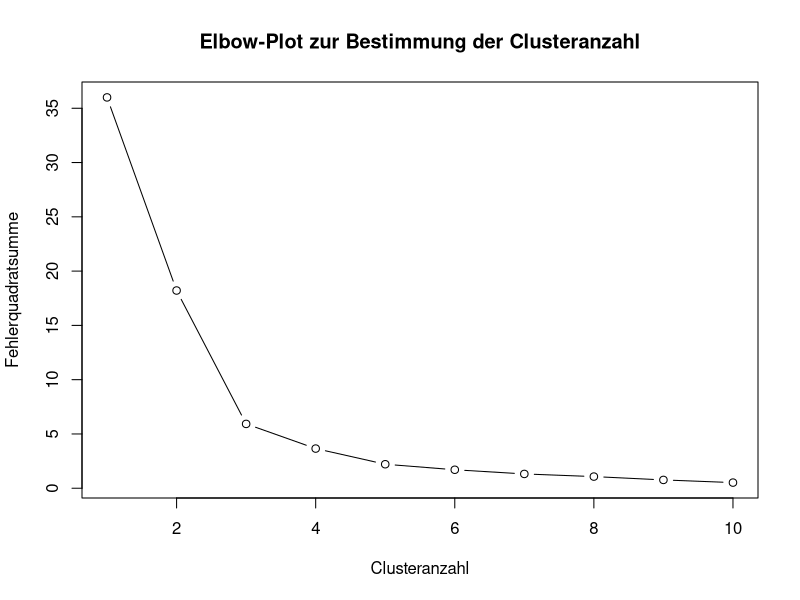
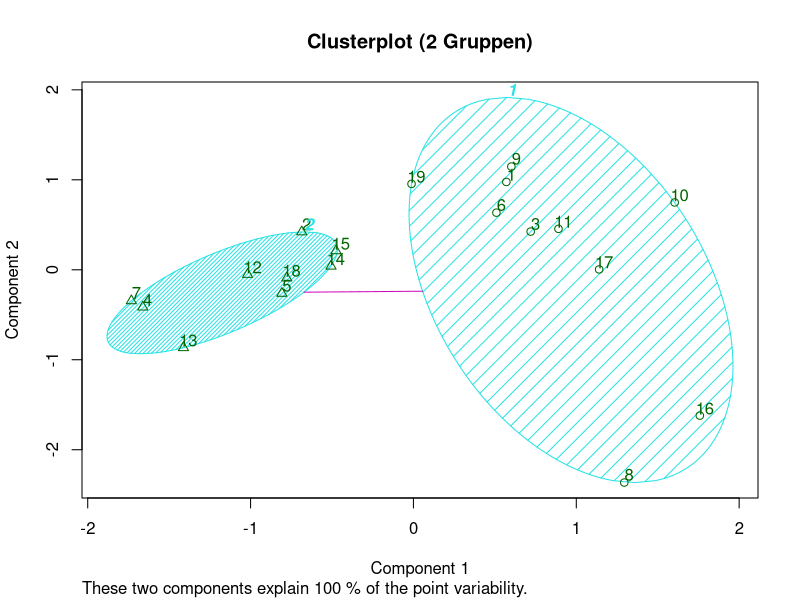
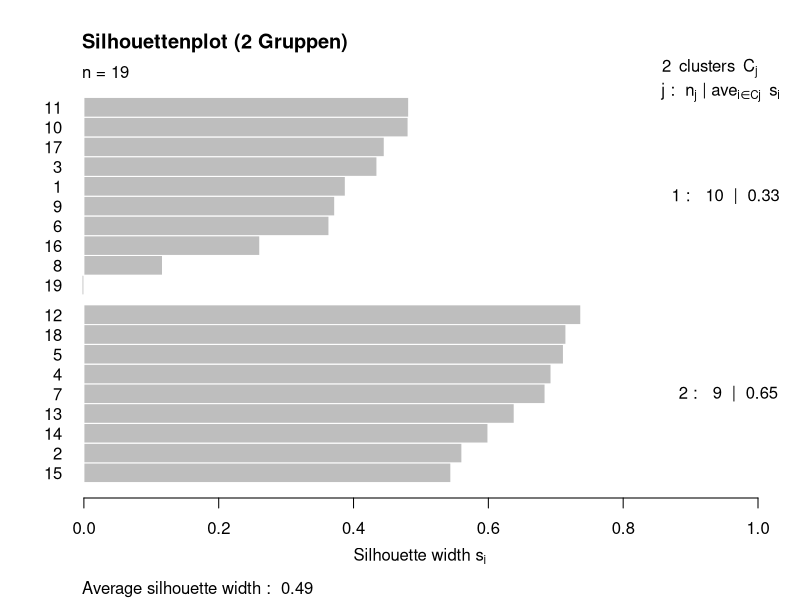
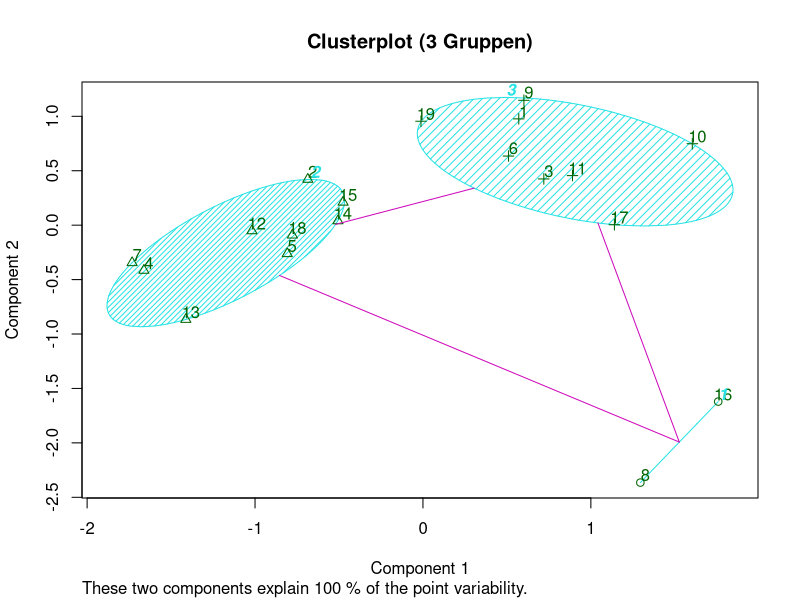
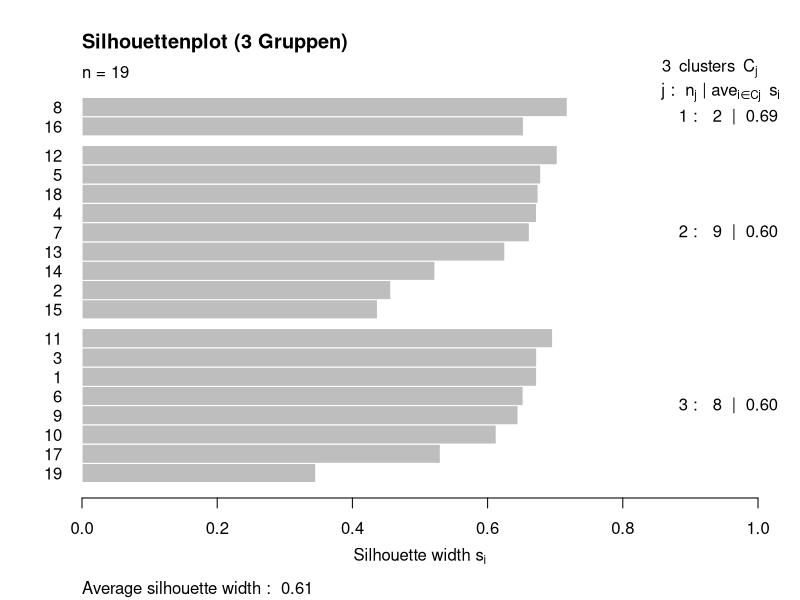

Source code (R) for these figures, in order:
## ---- chunk 1
daten = read.table("wi23b095.txt", sep = ";", header= TRUE)
str(daten)
## ---- chunk 2
summary(daten)
## ---- chunk 3
cluster_daten = scale(daten[, 3:4])
## ---- chunk 4
set.seed(42)
wss = c()
for (i in 1:10) {
  wss[i] = kmeans(cluster_daten, centers = i, nstart = 25)$tot.withinss
}
wss = data.frame(Clusteranzahl = 1:10, Fehlerquadratsumme = wss)
wss
## ---- chunk 5
with(wss, plot(Clusteranzahl, Fehlerquadratsumme, type = "b",  
main = "Elbow-Plot zur Bestimmung der Clusteranzahl"))
## ---- chunk 6
set.seed(42)
km2 = kmeans(cluster_daten, centers = 2, nstart = 25)
daten$cluster2 = km2$cluster
table(km2$cluster)
## ---- chunk 7
aggregate(. ~ cluster2, data = daten[, c("fahrsicherheit_trocken", 
"fahrsicherheit_nass", "cluster2")], mean)
## ---- chunk 8
library(cluster)
clusplot(cluster_daten, km2$cluster, labels = 2, 
shade = TRUE, main = "Clusterplot (2 Gruppen)")
## ---- chunk 9
#| fig.height: 6
#| fig.width: 8
sil2 = silhouette(km2$cluster, dist(cluster_daten))
plot(sil2, main = "Silhouettenplot (2 Gruppen)")
## ---- chunk 10
set.seed(42)
km3 = kmeans(cluster_daten, centers = 3, nstart = 25)
daten$cluster3 = km3$cluster
table(km3$cluster)
## ---- chunk 11
aggregate(. ~ cluster3, data = daten[, c("fahrsicherheit_trocken", 
"fahrsicherheit_nass", "cluster3")], mean)
## ---- chunk 12
clusplot(cluster_daten, km3$cluster, labels = 2, 
         shade = TRUE, main = "Clusterplot (3 Gruppen)")
## ---- chunk 13
#| fig.height: 6.5
#| fig.width: 8
sil3 = silhouette(km3$cluster, dist(cluster_daten))
plot(sil3, main = "Silhouettenplot (3 Gruppen)")
## ---- chunk 14
cat("Durchschnittliche Silhouettenbreite (2 Gruppen):", mean(sil2[, 3]), "\n")
cat("Durchschnittliche Silhouettenbreite (3 Gruppen):", mean(sil3[, 3]), "\n")
